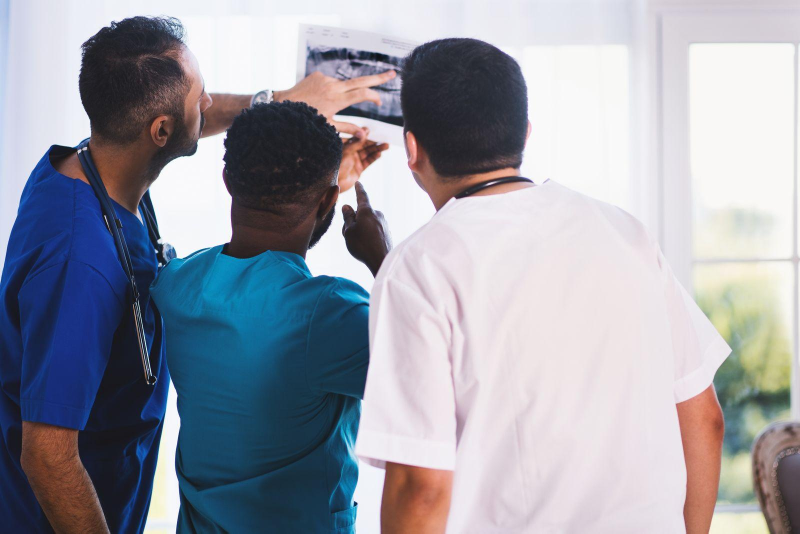
#> input picture assets/img/pexels-about-banner.jpg, 1600 x 1067 px (shown at 1/2 size)
$ python make-page-images.py
#> lines starting #> are read from the running program, lines starting #| are printed output that depends on the picture
#!/usr/bin/env python3
"""Export the inner-page banner/photo JPGs as responsive WebP (assets/img/pages/). Requires: pip install pillow"""
import os
from PIL import Image

ROOT = os.path.normpath(os.path.join(os.path.dirname(os.path.abspath(__file__)), ".."))
SRC, OUT = os.path.join(ROOT, "assets", "img"), os.path.join(ROOT, "assets", "img", "pages")
os.makedirs(OUT, exist_ok=True)
JOBS = {  # file -> widths
    "pexels-about-banner.jpg": (1600, 800), "pexels-products-banner.jpg": (1600, 800),
    "pexels-training-banner.jpg": (1600, 800), "pexels-service-banner.jpg": (1600, 800),
    "pexels-downloads-banner.jpg": (1600, 800), "pexels-contact-banner.jpg": (1600, 800),
    "pexels-about-photo.jpg": (1000, 500), "pexels-training-photo.jpg": (1200, 600),
    "pexels-service-photo.jpg": (1200, 600),
}
for f, widths in JOBS.items():
    im = Image.open(os.path.join(SRC, f)).convert("RGB")
#> im is the input picture: PIL image 1600x1067 RGB; mean R, G, B 154.4, 157, 167.4
    base = f.replace("pexels-", "").rsplit(".", 1)[0]
    for w in widths:
        h = round(im.height * w / im.width)
        im.resize((w, h), Image.LANCZOS).save(os.path.join(OUT, f"{base}-{w}.webp"), "WEBP", quality=55, method=6)
        print(f"{base}-{w}.webp {w}x{h}")
#> this loop made 2 passes
#> pass 2, `im.resize((w, h), Image.LANCZOS).save(os.path.join(OUT, f"{base}-{w}.w..`:
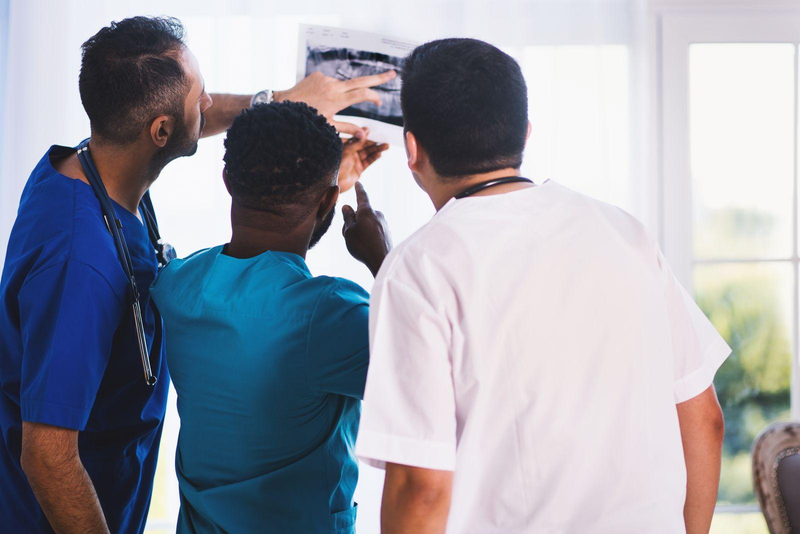
#> saved as about-banner-800.webp: PIL image 800x534 RGB; mean R, G, B 154.4, 157, 167.4
#> pass 2 of the loop `for f, widths in JOBS.items():`:
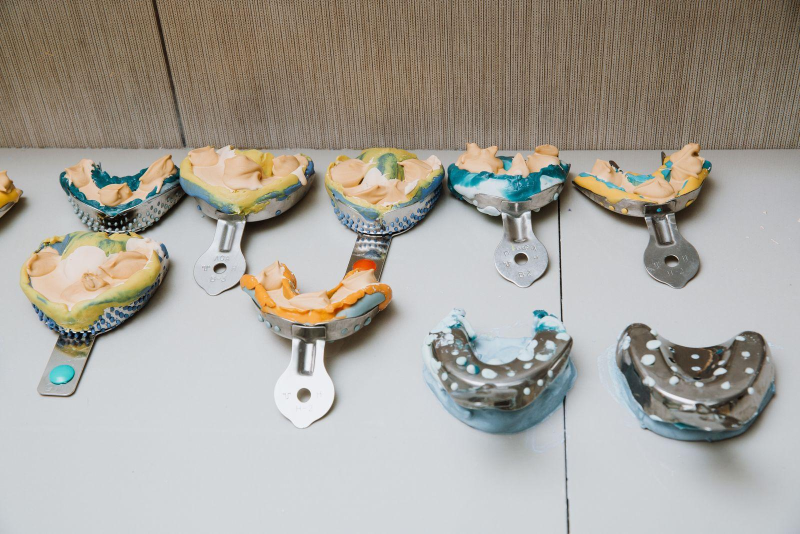
#> input picture assets/img/pexels-products-banner.jpg, 1600 x 1067 px (shown at 1/2 size)
#> im is the input picture: PIL image 1600x1067 RGB; mean R, G, B 167.7, 163.5, 155.5
#> the loop `for w in widths:` made 2 passes
#> pass 2, `im.resize((w, h), Image.LANCZOS).save(os.path.join(OUT, f"{base}-{w}.w..`:
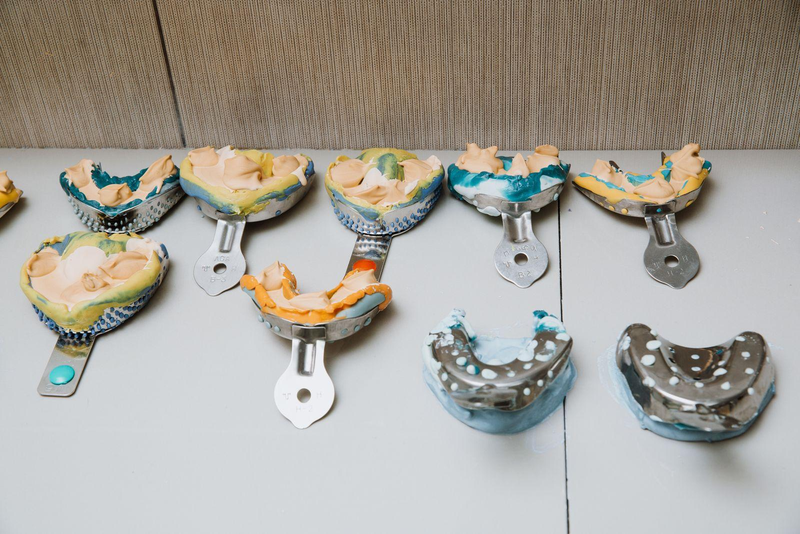
#> saved as products-banner-800.webp: PIL image 800x534 RGB; mean R, G, B 167.7, 163.5, 155.5
#> pass 3 of the loop `for f, widths in JOBS.items():`:
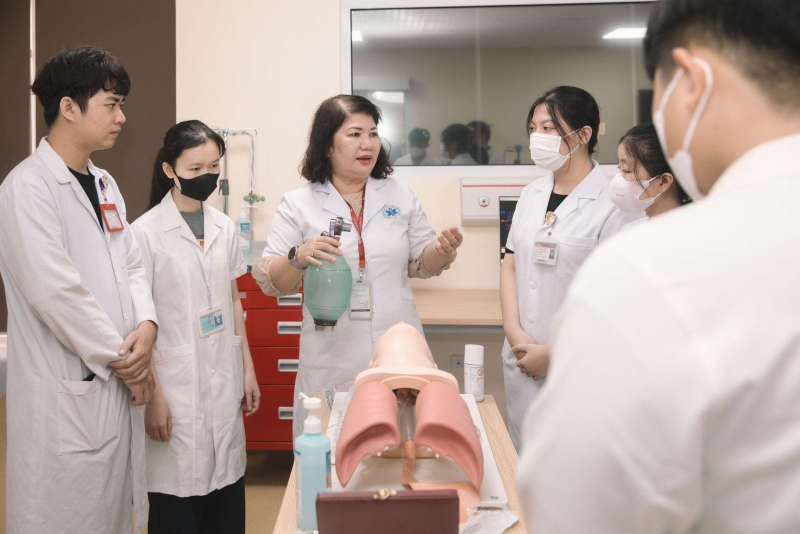
#> input picture assets/img/pexels-training-banner.jpg, 1600 x 1067 px (shown at 1/2 size)
#> im is the input picture: PIL image 1600x1067 RGB; mean R, G, B 179.8, 163.4, 156.8
#> the loop `for w in widths:` made 2 passes
#> pass 2, `im.resize((w, h), Image.LANCZOS).save(os.path.join(OUT, f"{base}-{w}.w..`:
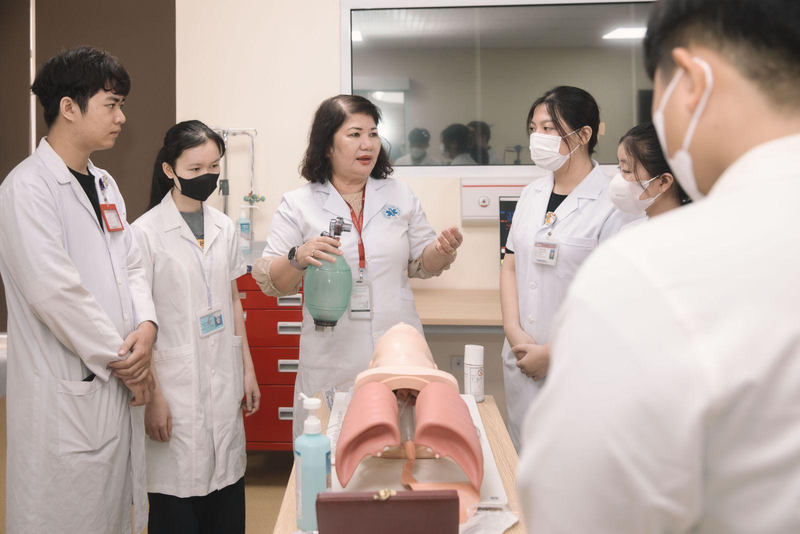
#> saved as training-banner-800.webp: PIL image 800x534 RGB; mean R, G, B 179.8, 163.4, 156.8
#> (the run stopped early here; a loop or call above may not have finished)
